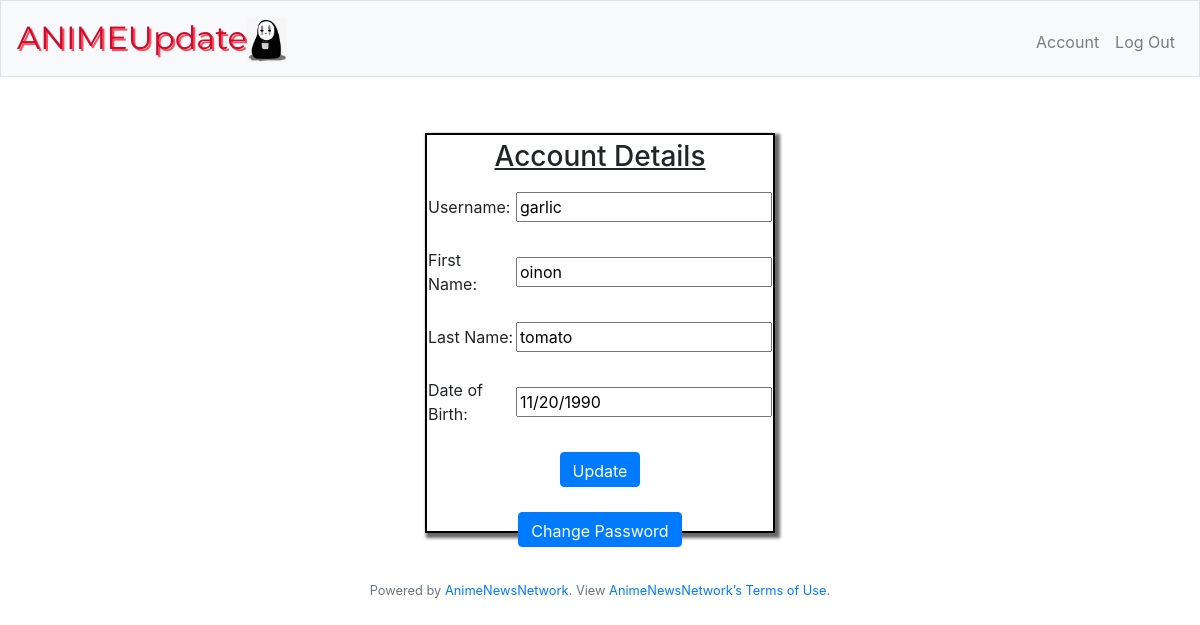
The app's page /account (signed in) with its own data.
### tables this page shows
CREATE TABLE "otaku" (id INTEGER NOT NULL  PRIMARY KEY, username TEXT, f_name TEXT, l_name TEXT, dob TEXT, hash TEXT);

### app.py (the view)
@app.route("/account", methods=["GET", "POST"])
@login_required
def account():
    user_info = db.execute("""SELECT username,f_name, l_name, dob
    FROM otaku WHERE id = :user_id""", user_id= session["user_id"])
    for user in user_info:
        info = user
    if request.method =="POST":
        if request.form.get("user_n") != info["username"] and request.form.get("user_n") != None and request.form.get("user_n"):
            db.execute("UPDATE otaku SET username =:update WHERE id = :user_id", user_id = session["user_id"], update = request.form.get("user_n"))
        if request.form.get("fname") != info["f_name"] and request.form.get("fname") != None and request.form.get("fname"):
            db.execute("UPDATE otaku SET f_name =:update WHERE id = :user_id", user_id = session["user_id"], update = request.form.get("fname"))
        if request.form.get("lname") != info["l_name"] and request.form.get("lname") != None and request.form.get("lname"):
            db.execute("UPDATE otaku SET l_name =:update WHERE id = :user_id", user_id = session["user_id"], update = request.form.get("lname"))
        if request.form.get("dateofbirth") != info["dob"] and request.form.get("dateofbirth") != None and request.form.get("dateofbirth"):
            db.execute("UPDATE otaku SET dob =:update WHERE id = :user_id", user_id = session["user_id"], update = request.form.get("dateofbirth"))
        return render_template("account.html", user = info)
    else:
        return render_template("account.html", user = info)

### added_code.py (called while the page is built)
def login_required(f):
    @wraps(f)
    def decorated_function(*args, **kwargs):
        if session.get("user_id") is None:
            return redirect("/login")
        return f(*args, **kwargs)
    return decorated_function

### app.py (called while the page is built)
@app.after_request
def after_request(response):
    response.headers["Cache-Control"] = "no-cache, no-store, must-revalidate"
    response.headers["Expires"] = 0
    response.headers["Pragma"] = "no-cache"
    return response

### templates/account.html (shortened to what this page needs)
{% extends "layout.html" %}
{% block main %}
    <div class = "account_box1">
        <div class = "account_box2">
            <h3 class="form_title">Account Details</h3>
            <form action= "/account" method= "post">
                <table class="account_form">
                    <tbody>
                        <tr>
                            <td class="col1"><lable>Username:</lable></td>
                            <td class="col2"><input  class="a_input" name ="user_n" placeholder= "{{user["username"]}}"  type="text"></td>
                        </tr>
                        <tr>
                            <td class="col1"><lable>First Name:</lable></td>
                            <td class="col2"><input autocomplete= "off" class="a_input" name ="fname" placeholder= "{{user["f_name"]}}" type="text"></td>
                        </tr>
                        <tr>
                            <td class="col1" ><lable>Last Name:</lable></td>
                            <td class="col2" ><input autocomplete= "off" class="a_input" name ="lname" placeholder= "{{user["l_name"]}}" type="text"></td>
                        </tr>
                        <tr>
                            <td class="col1"><lable>Date of Birth:</lable></td>
                            <td class="col2"><input autocomplete= "off" class="a_input" name ="dateofbirth" placeholder= "{{user["dob"]}}" type="text"></td>
                        </tr>
                        <tr>
                            <td colspan="2"><button class="btn btn-primary" type="submit">Update</button></td>
                        </tr>
                    </tbody>
                </table>
            </form>
            <a href="/password"><button class="btn btn-primary">Change Password</button></a>
        </div>
    </div>
{% endblock %}

### static/style.css (style rules this page uses)
main button { background-color:#ff4b58; height: 35px; }
main h3 { margin-right: auto; margin-left: auto; }
main table { margin-right: auto; margin-left: auto; }
table tr { padding-top: 3.2rem; }
table td { padding-bottom:25px ; }
main .account_box1 { display: block; height: 400px; }
main .account_box2 { margin-right: auto; margin-left:auto; border: 2px double black; box-shadow: 3px 3px 3px 2px #686868; width: 350px; height: 100%; }
main .account_form .col1 { text-align: left; }
main .col2 ::placeholder { color: black; }
main .form_title { text-decoration: underline; padding-top: 5px; padding-bottom: 10px; }

### records on screen
otaku: user_n "garlic", fname "oinon", lname "tomato", dateofbirth "11/20/1990"
